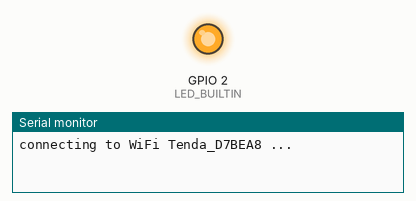
Recording of a sketch running on a simulated ESP8266 (NodeMCU). Parts: output pins drawn as LEDs (lit = HIGH, except the on-board LED, lit = LOW), the last lines printed to the serial monitor. WiFi joins after 1.5 s; servers stay silent unless stated.

Above: at 0.1 s.
At 1.6 s:
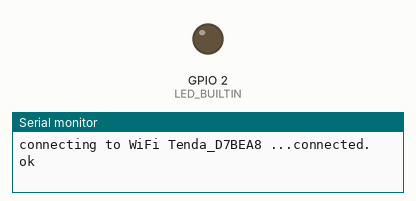
Timing chart, 0 to 3.1 s (numbered marks = the images above):
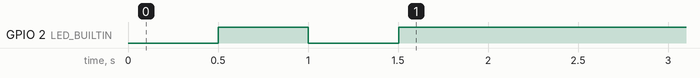

The sketch:

wifi.ino
```cpp
#include <ESP8266WiFi.h>

//WiFi config
const char * ssid = "Tenda_D7BEA8";
const char * pwd = "tt174020";
//mqtt config
const char * mqtt_server = "121.41.80.56";
const char * topic = "/lock";

//timeout
const int timeout = 10; //seconds, value 0 means no timeout
/*  https://zhuanlan.zhihu.com/p/552731616
for (int i = 0; i < timeout*2; i++) {
  connect once;
  delay(500);
}
*/

//status variable
bool LED_status;

void setup() {
  Serial.begin(115200);
  pinMode(LED_BUILTIN, OUTPUT);
  LED_dark();

  Serial.println();
  Serial.println();

  connect();
}


void loop() {
  if (WiFi.status() != WL_CONNECTED) {
    reconnect();
  }
  Serial.println("ok");
  delay(1000);
}


void connect() {
  Serial.printf("connecting to WiFi %s ...", ssid);

  WiFi.begin(ssid, pwd);
  while (!WiFi.isConnected()) {
    if (LED_status) LED_dark(); else LED_bright();
    delay(500);
  }

  Serial.println("connected.");
  LED_dark();
}

void reconnect() {
  Serial.printf("connecting to WiFi %s ...", ssid);

  WiFi.disconnect();  //清楚WiFi信息，防止路由器重启后可能变道导致原先记录的信息不一样
  WiFi.begin(ssid, pwd);
  while (!WiFi.isConnected()) {
    if (LED_status) LED_dark(); else LED_bright();
    delay(500);
  }

  Serial.println("connected.");
  LED_dark();
}

void LED_bright() {
  digitalWrite(LED_BUILTIN, LOW);
  LED_status = true;
}

void LED_dark() {
  digitalWrite(LED_BUILTIN, HIGH);
  LED_status = false;
}
```
